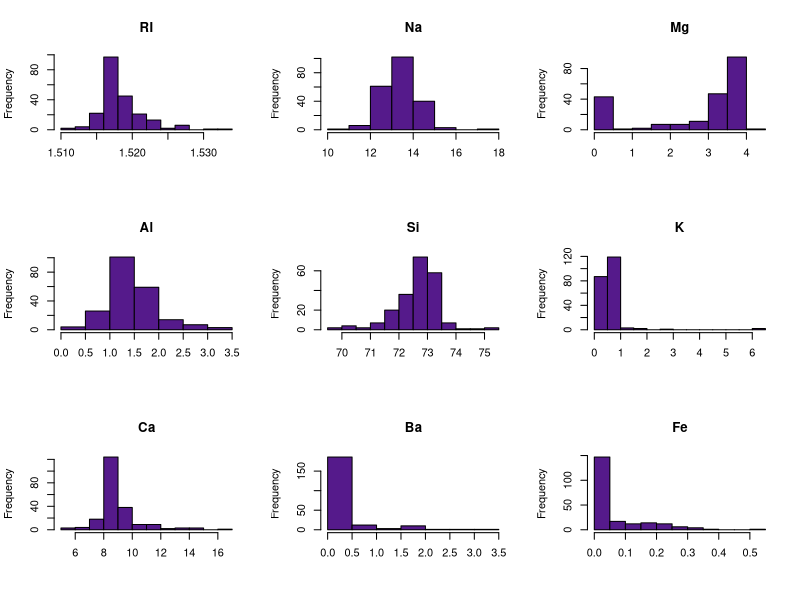
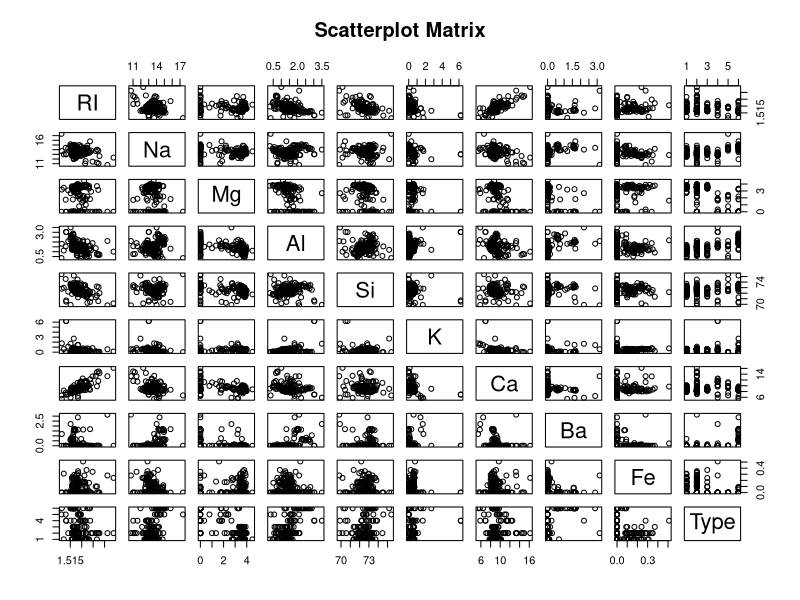
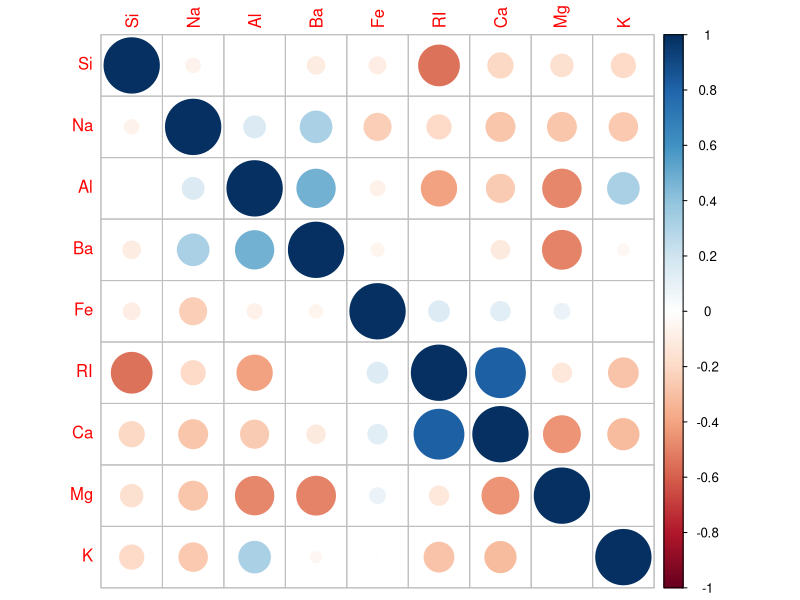
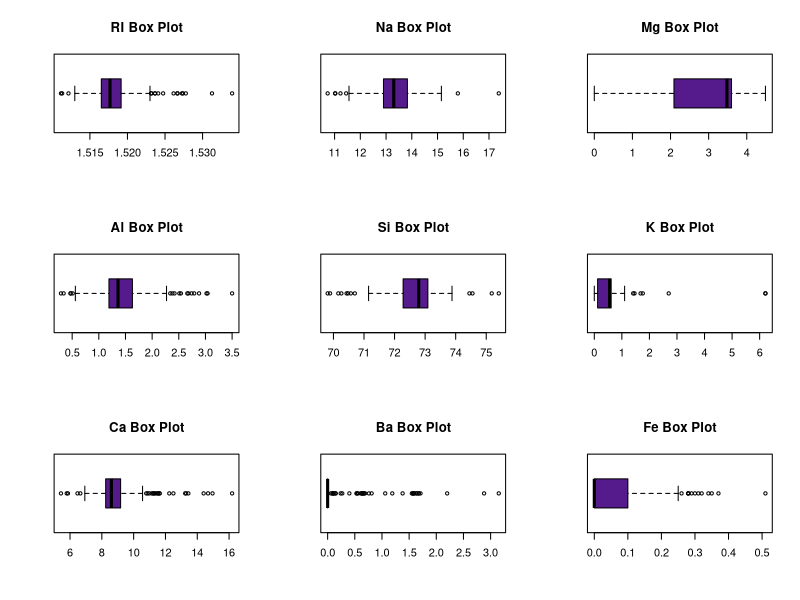
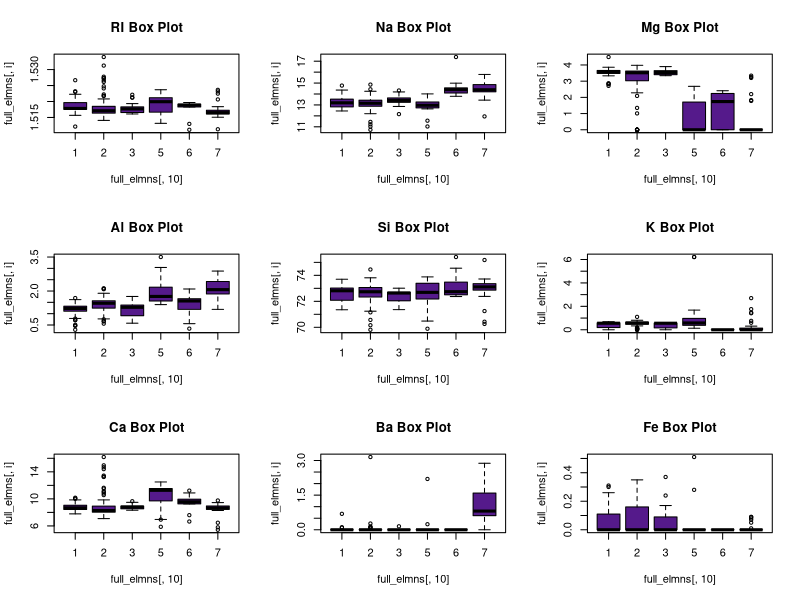
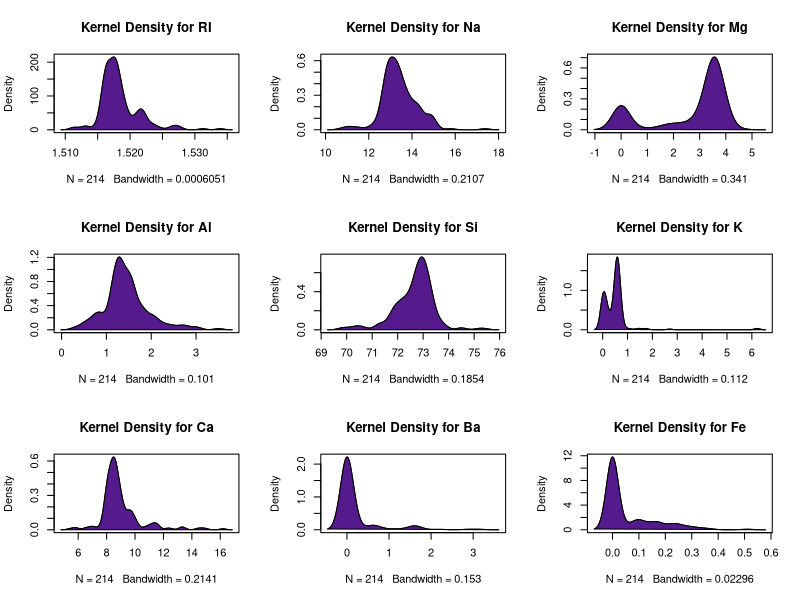
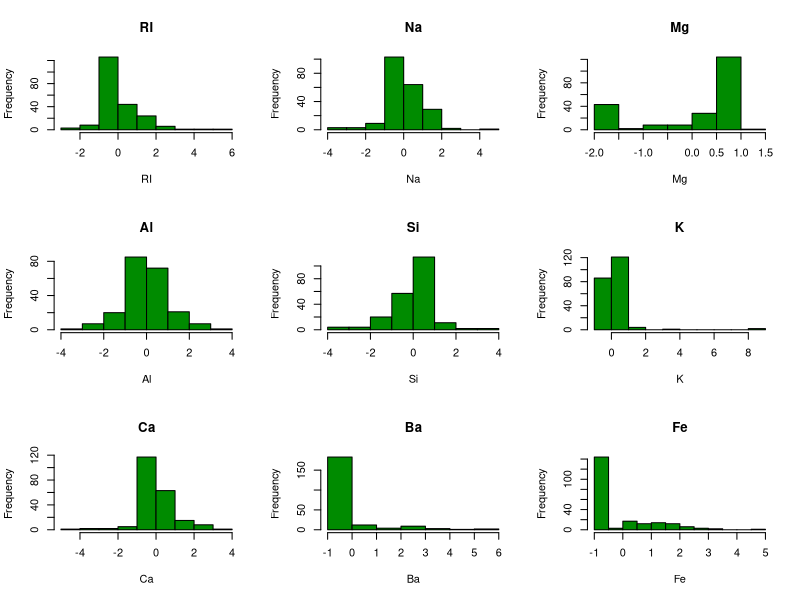
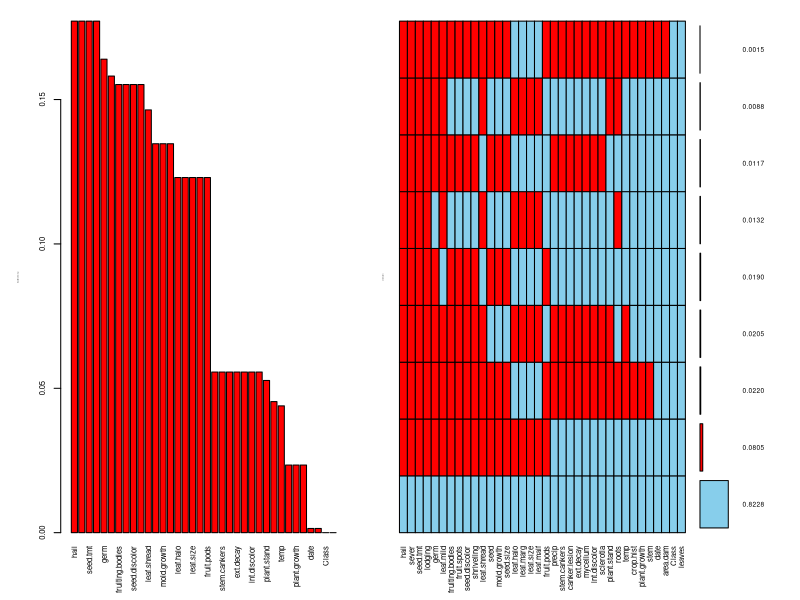

The R script that drew these images, in order:
## SYST 568 Homework 1
##PLEASE MAKE SURE THE FILES/PLOTS/PACKAGES SECTION IS LARGE ENOUGH 
##FOR GRAPHS TO DISPLAY. PLEASE MAKE SURE ALL REQUIRED PACKAGES ARE
##INSTALLED

##3.1.a
#install.packages("mlbench")
#install.packages("e1071")
library(mlbench)
library(e1071)
data(Glass)
colnames(Glass)

##hist(Glass$Na, main = "Na")
##hist(Glass$Mg, main = "Mg")
##hist(Glass$Al, main = "Al")
##hist(Glass$Si, main = "Si")
##hist(Glass$K, main = "K")
##hist(Glass$Ca, main = "Ca")
##hist(Glass$Ba, main = "Ba")
##hist(Glass$Fe, main = "Fe")

#subsetting dataset to remove 'type' column
elmns <- Glass[, 1:9]
par(mfrow = c(3,3))
for (i in 1:ncol(elmns)) {
  hist(elmns[,i], xlab = paste(names(elmns[,i])), 
       main = paste(names(elmns[i])), col = "purple4")
}

##relationship (Correlation) between predictors
par(mfrow=c(1,1))
pairs(Glass, main = "Scatterplot Matrix")

par(mfrow=c(1,1))
library(corrplot)
corrplot( cor( Glass[,-10] ), order="hclust")

#3.1.b
#boxplots representing each predictor variable.
#for loop works very nicely here to iterate the whole dataset
full_elmns <- Glass[,1:10]
par(mfrow = c(3,3))
for (i in 1:ncol(elmns)) {
  boxplot(full_elmns[,i] , main = paste(names(full_elmns[i]), "Box Plot"),
          horizontal = T, col = "purple4")
}
#boxplots to visualize distribution
#this shows how each predictor does per Type
par(mfrow = c(3,3))
for (i in 1:ncol(elmns)) {
  boxplot(full_elmns[,i] ~ full_elmns[,10], main = paste(names(full_elmns[i]), "Box Plot"),
          horizontal = F, col = "purple4")
}
#boxplot( Glass$Na ~ Glass$Type, main="Na")

#d <- density(elmns$Na)
#x <- "Na"
#plot(d, main = paste("Kernal Density for" , x))
#polygon(d, col = "purple4", border = "blue")

#Kernal Density to show skewness per element
par(mfrow = c(3,3))
for (i in 1:ncol(elmns)) {
  #built-in density function to save densitiy values
  d <- density(elmns[,i])
  plot(d, main = paste("Kernel Density for", names(elmns[i])))
  #built-in polygon function necessary to represent density and to fill colors appropriately
  polygon(d, col = "purple4", border = "black")
}

#3.1.c
#install.packages("caret")
#install.packages("car")
library(car)
library(caret)
gls <- Glass[,1:9]

#preProcess and predict allow us to transform the data to accomadate for skewness
trans <- preProcess(gls, method = c("BoxCox", "center", "scale"))
glassTrans <- predict(trans, gls)

skew.g1<-sapply(Glass[,1:9], function(x){round(skewness(x),4)})
skew.g2<-sapply(glassTrans[,1:9],function(x){round(skewness(x),4)})
skew.g1
skew.g2

#install.packages("caret")
#install.packages("car")
library(car)
library(caret)

gls <- Glass[,1:9]
par(mfrow = c(3,3))
for (i in 1:ncol(glassTrans)) {
  hist(glassTrans[,i], xlab = paste(names(glassTrans[i])),
       main = paste(names(glassTrans[i])), col = "green4")
}

#for (i in 1:ncol(elmns)) {
#  s <- skewness(elmns[,i])
#  print(paste(names(elmns[i]),":", s))
#}

#3.2.a
library(mlbench)
data("Soybean")
head(Soybean)
#?Soybean
##degenerate distributions are those with zero variance
nzv <- nearZeroVar(Soybean, saveMetrics= TRUE)
show(nzv)


#3.2.b
#install.packages("VIM")
#Yes

library(VIM)
##the aggr function allows me to find and sort the frequeny of missing values per
##categorical predictor. I am then able to display the proportion of missing values
##in a separate visual
aggr(Soybean, delimiter = NULL, prop = c(T,T), bars = TRUE, numbers = TRUE, plot = TRUE,
     sortVars = T, sortCombs = T, labels = names(Soybean), cex.lab = 0.1, cex.axis = 0.7, cex.numbers = 0.6)


#install.packages("dplyr")
library(dplyr)
Soybean %>%
  mutate(Total = n()) %>% ##findng the total number to be used later
  filter(!complete.cases(.)) %>% ##here, I'm finding all na's or missing vals
  group_by(Class) %>% #grouping my results by class
  mutate(Missing = n(), Proportion=Missing/Total) %>% ##new columns to create
  select(Class, Missing, Proportion)%>% #columns to select
  unique() ##distinct values

#Soybean %>%
#  select(Class) %>%
#  unique()

#Soybean %>%
#  mutate(Total = n()) %>%
#  group_by(Class) %>%
#  select(Total, Class) %>%
#  unique()
